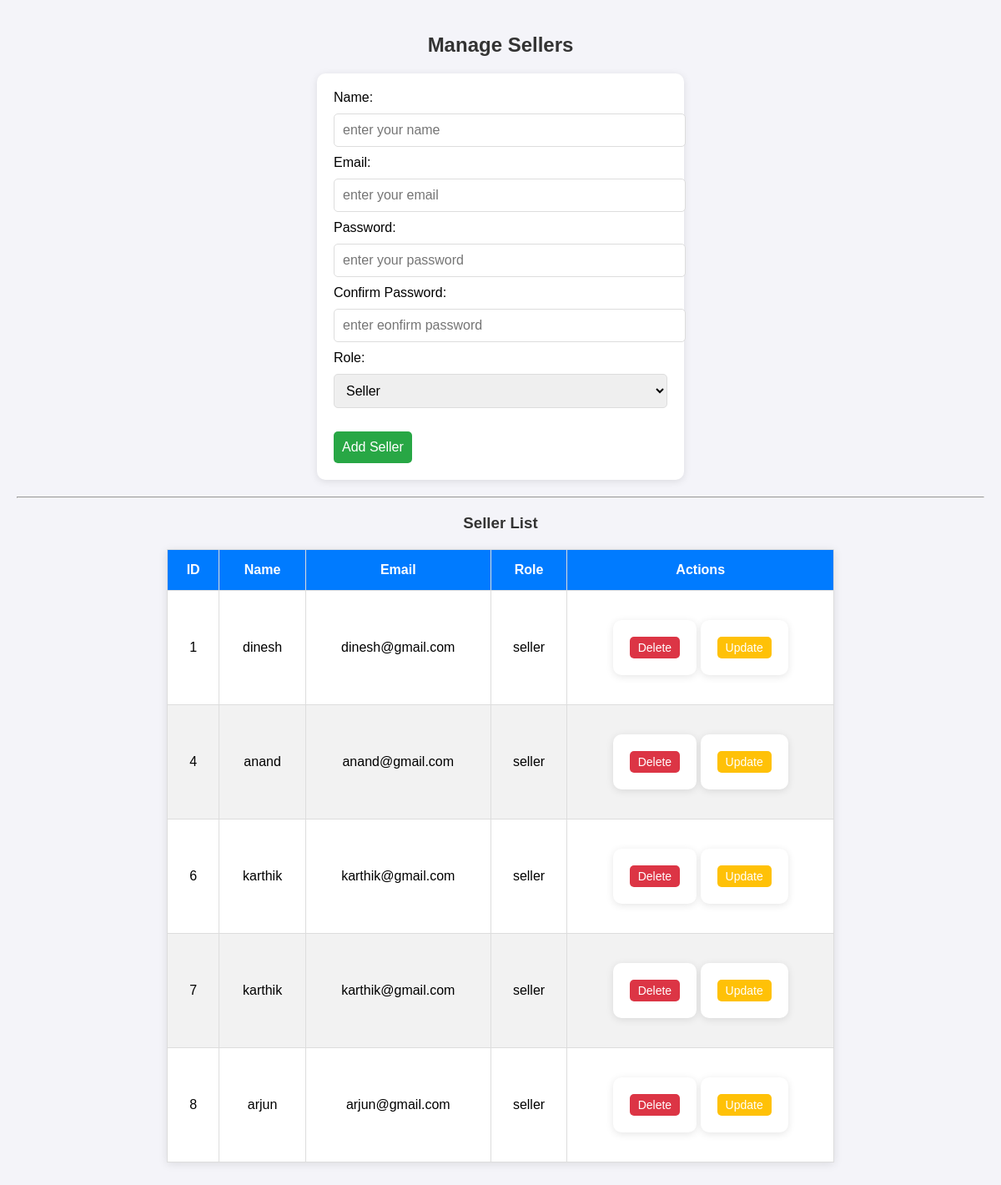
/manage_sellers_.php, run on the app's committed database.
### tables this page shows
CREATE TABLE `seller` (
  `id` int(11) NOT NULL,
  `name` varchar(255) DEFAULT NULL,
  `email` varchar(255) DEFAULT NULL,
  `password` varchar(255) DEFAULT NULL,
  `confirm_password` varchar(255) DEFAULT NULL,
  `role` enum('seller','user') NOT NULL,
  `status` varchar(10) DEFAULT NULL
);

### manage_sellers_.php (the view, shortened to what this page needs)
<?php
include('db.php');
$sellers = mysqli_query($conn, "SELECT * FROM seller");
?>
<!DOCTYPE html>
<html lang="en">
<head>
    <link rel="stylesheet" href="manage_sellers.css">
</head>
<body>
    <h2>Manage Sellers</h2>
    <form method="post" action="manage_sellers_.php">
        <label>Name:</label><br>
        <input type="text" name="name"placeholder="enter your name" required><br>
        <label>Email:</label><br>
        <input type="email" name="email"placeholder="enter your email" required><br>
        <label>Password:</label><br>
        <input type="password" name="password"placeholder="enter your password" required><br>
        <label>Confirm Password:</label><br>
        <input type="password" name="confirm_password"placeholder="enter eonfirm password" required><br>
        <label>Role:</label><br>
        <select name="role">
            <option value="seller">Seller</option>
        </select><br><br>
        <input type="submit" value="Add Seller">
    </form>
    <hr>
    <h3>Seller List</h3>
    <table border="1">
        <thead>
            <tr>
                <th>ID</th>
                <th>Name</th>
                <th>Email</th>
                <th>Role</th>
                <th>Actions</th>
            </tr>
        </thead>
        <tbody>
            <?php while ($seller = mysqli_fetch_assoc($sellers)) { ?>
                <tr>
                    <td><?php echo $seller['id']; ?></td>
                    <td><?php echo $seller['name']; ?></td>
                    <td><?php echo $seller['email']; ?></td>
                    <td><?php echo $seller['role']; ?></td>
                    <td>
                        <form method="post" action="manage_sellers_.php" style="display:inline-block;">
                            <input type="submit" value="Delete" onclick="return confirm('Are you sure you want to delete this seller?');">
                        </form>
                        <form method="post" action="update_seller_form.php" style="display:inline-block;">
                            <input type="submit" value="Update">
                        </form>
                    </td>
                </tr>
            <?php } ?>
        </tbody>
    </table>
</body>
</html>

### manage_sellers.css (style rules this page uses)
body { font-family: Arial, sans-serif; background-color: #f4f4f9; margin: 0; padding: 20px; }
h2, h3 { text-align: center; color: #333; }
form { background-color: #fff; padding: 20px; border-radius: 10px; max-width: 400px; margin: 20px auto; box-shadow: 0 2px 10px rgba(0, 0, 0, 0.1); }
form input[type="text"], form input[type="email"], form input[type="password"], form select { width: 100%; padding: 10px; margin: 10px 0; border: 1px solid #ddd; border-radius: 5px; font-size: 16px; }
form input[type="submit"] { background-color: #28a745; color: white; padding: 10px; border: none; border-radius: 5px; font-size: 16px; cursor: pointer; }
table { width: 100%; max-width: 800px; margin: 20px auto; border-collapse: collapse; background-color: #fff; box-shadow: 0 2px 10px rgba(0, 0, 0, 0.1); }
table th, table td { padding: 15px; text-align: center; border: 1px solid #ddd; }
table th { background-color: #007bff; color: white; }
table tr:nth-child(even) { background-color: #f2f2f2; }
table input[type="submit"] { padding: 5px 10px; font-size: 14px; cursor: pointer; border-radius: 5px; border: none; }
table input[type="submit"][value="Delete"] { background-color: #dc3545; color: white; }
table input[type="submit"][value="Update"] { background-color: #ffc107; color: white; }

### data on the page
seller: id "1", name "dinesh", email "dinesh@gmail.com", role "seller"
seller: id "4", name "anand", email "anand@gmail.com", role "seller"
seller: id "6", name "karthik", email "karthik@gmail.com", role "seller"
seller: id "7", name "karthik", email "karthik@gmail.com", role "seller"
seller: id "8", name "arjun", email "arjun@gmail.com", role "seller"
